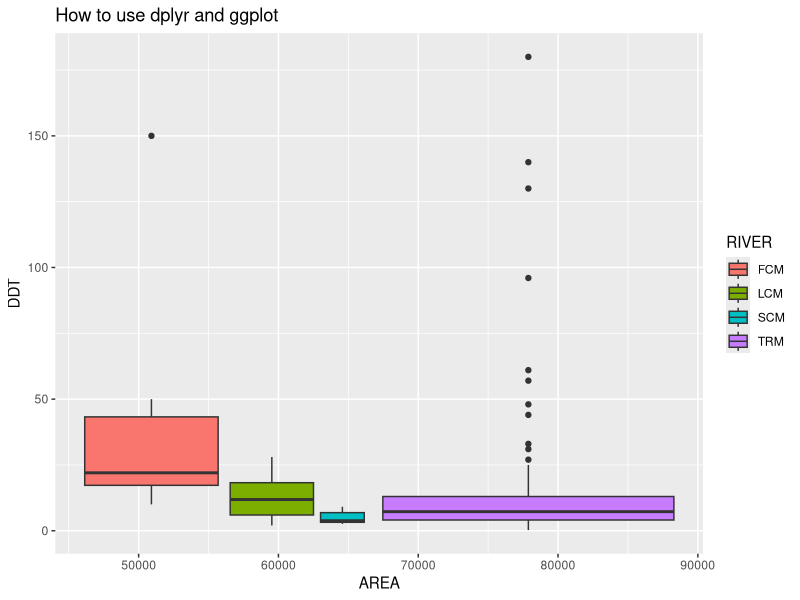
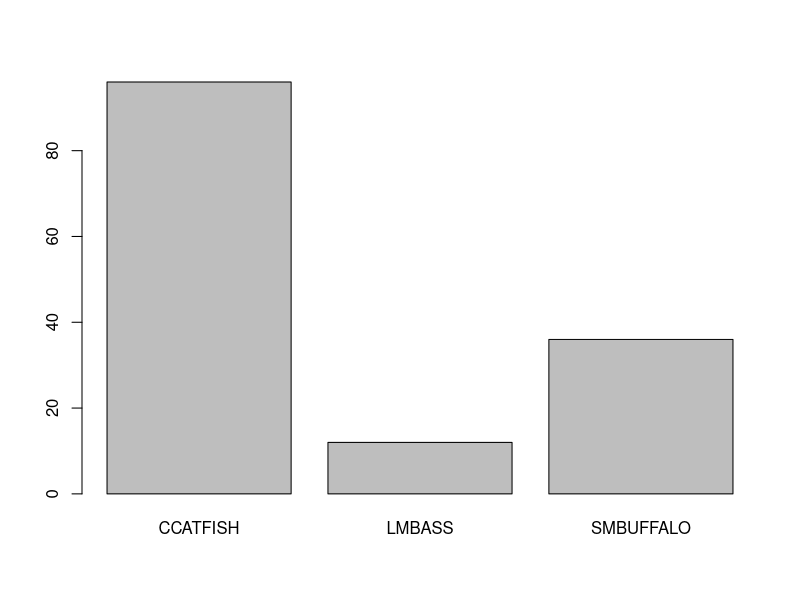
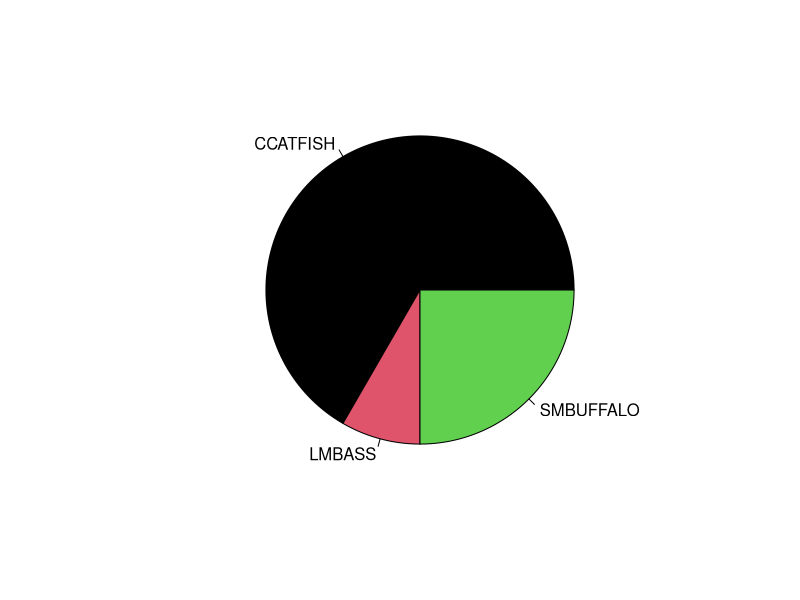
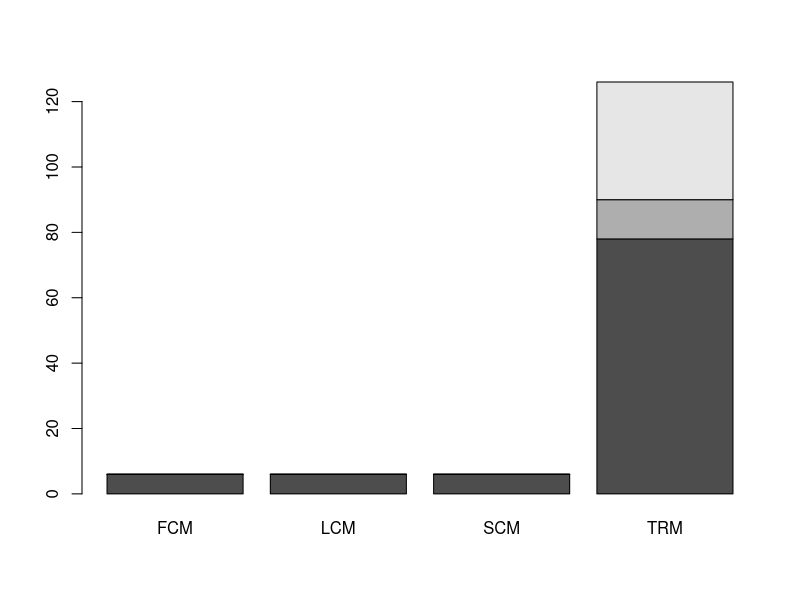
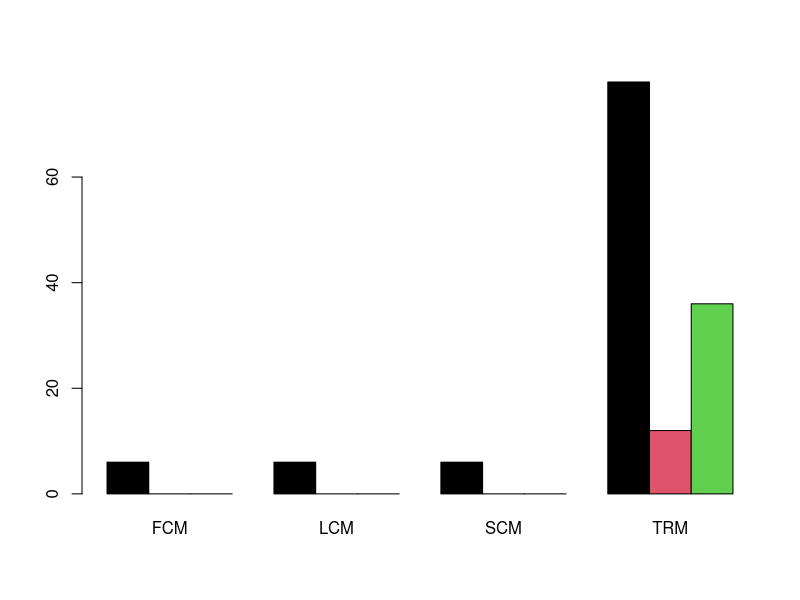
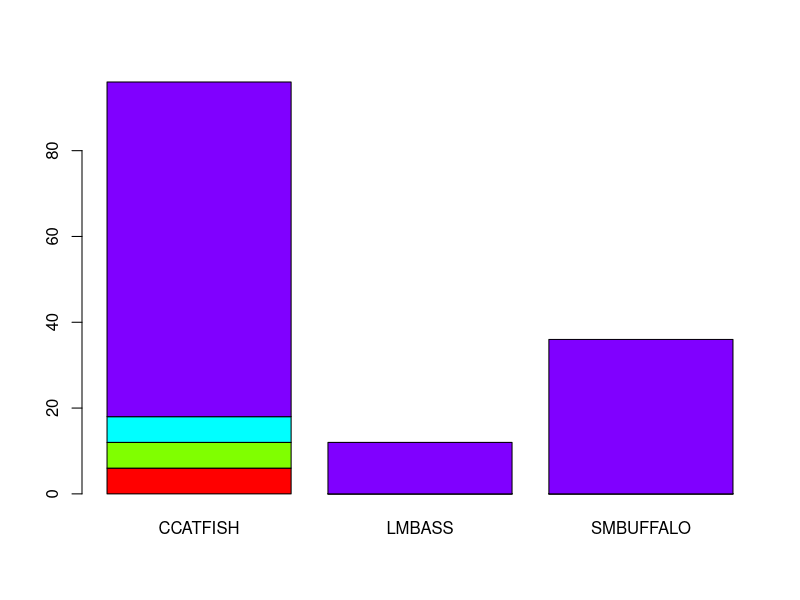
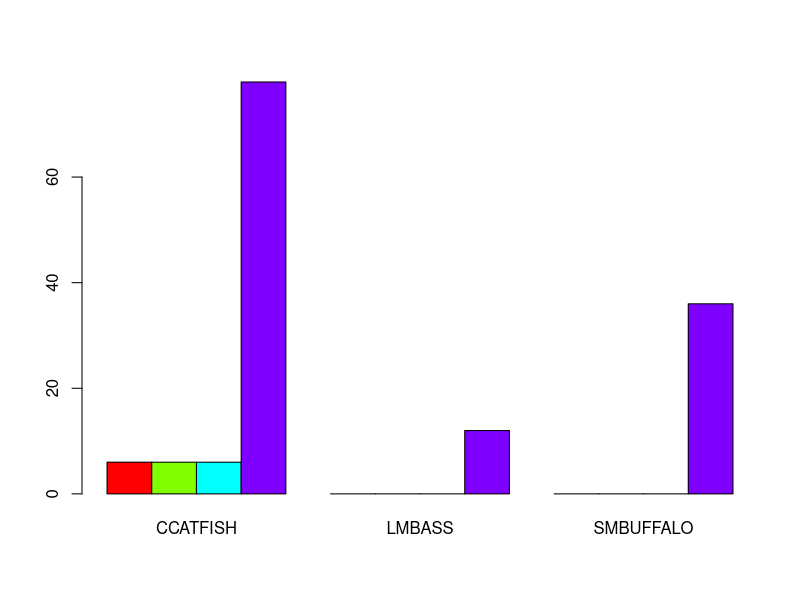

Reproduce these figures in R, in order. (Note: this script raises an error after producing the figures.)
#Task 1
getwd()

#Task 2
# file.choose() should not be used in R markdown.
#Best to use a file name example read.csv("DDT.csv")
## How do we read data files into R?
## Most of the data we will use will come from a collection of excel files zipped 
## together and made available on CANVAS
# Read in the data from DDT
# header is true because of variable names on the top of each column

#ddt=read.table(file.choose(),sep=",",header=TRUE) 

ddt = read.csv("DDT.csv")

# First six lines
head(ddt)

#What class is the object ddt?
class(ddt)

#what are the variables in the data frame?
names(ddt)

# Summarize the variables
summary(ddt)

# Manual entry
x=scan()


#Use the c "combine" operator to make vectors
y=c(1,2,3,4,5)


# manipulate the data frame
#Find the fish with weight more than 800gms
with(ddt, ddt[WEIGHT>800,])

#place the output in an object
b800=with(ddt, ddt[WEIGHT>800,])

#Summarize it
summary(b800)

# Use combination boolean expressions to subset
with(ddt, ddt[WEIGHT>800 & SPECIES=="LMBASS",])


#ordering data frames
with(ddt,ddt[order(WEIGHT),])


#More complex orderings
with(ddt,ddt[order(SPECIES,WEIGHT),])

with(ddt,ddt[order(SPECIES,DDT),])

#Using dplyr
library(dplyr)
library(ggplot2)
# notice how the infix %>% operator works ( the pipe )

ddt %>% filter(WEIGHT > 200, LENGTH > 30, DDT < 300) %>% mutate(AREA = LENGTH*WEIGHT) %>% ggplot(aes(x=AREA,y=DDT,fill=RIVER)) + geom_boxplot() + ggtitle("How to use dplyr and ggplot")


## Making vectors
v=1:10
v
2*v
2*v^2
sqrt(v)

#make  matrix
#nr=nu. of rows, byrow=TRUE, fill by row
mat=matrix(1:10,nr=5,nc=2,byrow=TRUE)
mat

#Adding names to columns and rows
#rep = repeat, repeat "r" 5 times
colnames(mat)=c("c1","c2")
rownames(mat)=paste(rep("r",5),1:5,sep="")

#entering the name of the object releases its contents
mat


#Use tables to summarize and plot categorical variables
sp=with(ddt,table(SPECIES))
sp
barplot(sp)
pie(sp,col=1:4)


#2-D tables
spriv=with(ddt,table(SPECIES,RIVER))
spriv
barplot(spriv)

#Add some options to make the graph more readable
barplot(spriv,beside=TRUE,col=1:3)

#2-D tables with reversing the variables
rivsp=with(ddt,table(RIVER,SPECIES))
rivsp

#Row and column sums
rowSums(rivsp)
colSums(rivsp)

#Proportion of the column totals
rivsp/colSums(rivsp)

#
barplot(rivsp,col=rainbow(4))

#Embellish the graphic using colors and a legend
barplot(rivsp,beside=TRUE,col=rainbow(4))
with(ddt,legend(1,80, leg=levels(RIVER),bty="n",fill=rainbow(4),cex=0.8))

#scatter plots
with(ddt,plot(WEIGHT~LENGTH))

#Use the data option
plot(WEIGHT~LENGTH,data=ddt)

#embellish the plot with species using color using 'ifelse(test,yes,no)'
fishcol=with(ddt,ifelse(SPECIES=="CCATFISH","Red",
                        ifelse(SPECIES=="SMBUFFALO","Blue","Green")))

#River col
rivcol=with(ddt, ifelse(RIVER=="FCM","Red",
                        ifelse(RIVER=="LCM","Blue",
                               ifelse(RIVER=="SCM","Green","Black"))))
head(fishcol)
plot(WEIGHT~LENGTH,data=ddt,col=fishcol)

#Add river text
text(WEIGHT~LENGTH,RIVER,pos=2,cex=0.5,data=ddt)

#The above plot is messy -- can we do better? Use coplots
coplot(WEIGHT~LENGTH|RIVER,data=ddt,col=fishcol)

#How to interpret the coplot (color here is redundant)
coplot(WEIGHT~LENGTH|RIVER,data=ddt,col=rivcol)

#Given the combinations of all levels of SPECIES and RIVER = RIVER*SPECIES
coplot(WEIGHT~LENGTH|RIVER*SPECIES,data=ddt,col=fishcol)

#boxplots (Notice where the quant. and Qual. variables are placed)
boxplot(WEIGHT~SPECIES,col="Red",data=ddt)

#boxplots of LENGTH by RIVER
boxplot(LENGTH~RIVER,col="Green",data=ddt)


#boxplots of each quantitative variable
#Notice the use of layout()
layout(matrix(c(1,2,3),nr=1,nc=3))# 1 row 3 cols
layout.show(3)
with(ddt,boxplot(LENGTH,ylab="LENGTH",col="Blue",notch=TRUE))
with(ddt,boxplot(WEIGHT,ylab="WEIGHT",col="Green",notch=TRUE))
with(ddt,boxplot(MILE,ylab="MILE",col="Red",notch=TRUE))

# Mode Function

getmode <- function(v) {
   uniqv <- unique(v)
   uniqv[which.max(tabulate(match(v, uniqv)))]
}



# How to use a pre-made function
# highlight and send the complete function to R
scatterhist = function(x, y, xlab="", ylab=""){
  zones=matrix(c(2,0,1,3), ncol=2, byrow=TRUE)
  layout(zones, widths=c(4/5,1/5), heights=c(1/5,4/5))
  xhist = hist(x, plot=FALSE)
  yhist = hist(y, plot=FALSE)
  top = max(c(xhist$counts, yhist$counts))
  par(mar=c(3,3,1,1))
  plot(x,y)
  par(mar=c(0,3,1,1))
  barplot(xhist$counts, axes=FALSE, ylim=c(0, top), space=0)
  par(mar=c(3,0,1,1))
  barplot(yhist$counts, axes=FALSE, xlim=c(0, top), space=0, horiz=TRUE)
  par(oma=c(3,3,0,0))
  mtext(xlab, side=1, line=1, outer=TRUE, adj=0, 
        at=.8 * (mean(x) - min(x))/(max(x)-min(x)))
  mtext(ylab, side=2, line=1, outer=TRUE, adj=0, 
        at=(.8 * (mean(y) - min(y))/(max(y) - min(y))))
}

with(ddt, scatterhist(LENGTH,WEIGHT, xlab="LENGTH"))

#Make a histogram
with(ddt, hist(DDT))


# data.table

library(data.table)



